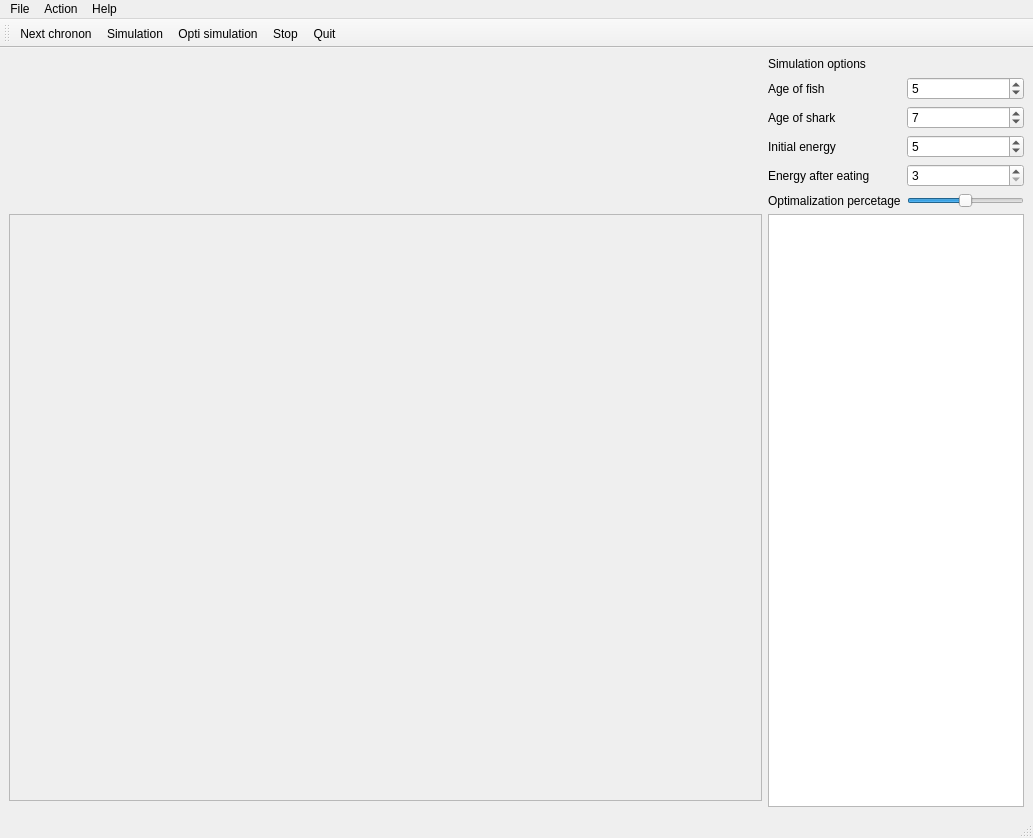
<?xml version="1.0" encoding="UTF-8"?>
<ui version="4.0">
 <class>MainWindow</class>
 <widget class="QMainWindow" name="MainWindow">
  <property name="geometry">
   <rect>
    <x>0</x>
    <y>0</y>
    <width>1033</width>
    <height>838</height>
   </rect>
  </property>
  <property name="windowTitle">
   <string>WaTor Simulations</string>
  </property>
  <widget class="QWidget" name="centralwidget">
   <layout class="QGridLayout" name="gridLayout">
    <item row="4" column="2">
     <widget class="QLabel" name="age_fish">
      <property name="text">
       <string>Age of fish</string>
      </property>
      <property name="buddy">
       <cstring>age_fishBox</cstring>
      </property>
     </widget>
    </item>
    <item row="6" column="3">
     <widget class="QSpinBox" name="energy_initialBox">
      <property name="minimum">
       <number>3</number>
      </property>
      <property name="value">
       <number>5</number>
      </property>
     </widget>
    </item>
    <item row="5" column="2">
     <widget class="QLabel" name="age_shark">
      <property name="text">
       <string>Age of shark</string>
      </property>
      <property name="buddy">
       <cstring>age_sharkBox</cstring>
      </property>
     </widget>
    </item>
    <item row="7" column="3">
     <widget class="QSpinBox" name="energy_eatBox">
      <property name="minimum">
       <number>3</number>
      </property>
     </widget>
    </item>
    <item row="8" column="2">
     <widget class="QLabel" name="opti">
      <property name="text">
       <string>Optimalization percetage</string>
      </property>
     </widget>
    </item>
    <item row="5" column="3">
     <widget class="QSpinBox" name="age_sharkBox">
      <property name="minimum">
       <number>2</number>
      </property>
      <property name="value">
       <number>7</number>
      </property>
     </widget>
    </item>
    <item row="7" column="2">
     <widget class="QLabel" name="energy_eat">
      <property name="text">
       <string>Energy after eating</string>
      </property>
      <property name="buddy">
       <cstring>energy_eatBox</cstring>
      </property>
     </widget>
    </item>
    <item row="6" column="2">
     <widget class="QLabel" name="energy_initial">
      <property name="text">
       <string>Initial energy </string>
      </property>
      <property name="buddy">
       <cstring>energy_initialBox</cstring>
      </property>
     </widget>
    </item>
    <item row="9" column="2" rowspan="2" colspan="2">
     <widget class="QListWidget" name="palette">
      <property name="sizePolicy">
       <sizepolicy hsizetype="Preferred" vsizetype="Expanding">
        <horstretch>0</horstretch>
        <verstretch>0</verstretch>
       </sizepolicy>
      </property>
     </widget>
    </item>
    <item row="8" column="3">
     <widget class="QSlider" name="opti_slider">
      <property name="sizePolicy">
       <sizepolicy hsizetype="Preferred" vsizetype="Preferred">
        <horstretch>0</horstretch>
        <verstretch>0</verstretch>
       </sizepolicy>
      </property>
      <property name="minimum">
       <number>1</number>
      </property>
      <property name="value">
       <number>50</number>
      </property>
      <property name="orientation">
       <enum>Qt::Horizontal</enum>
      </property>
     </widget>
    </item>
    <item row="4" column="3">
     <widget class="QSpinBox" name="age_fishBox">
      <property name="minimum">
       <number>2</number>
      </property>
      <property name="value">
       <number>5</number>
      </property>
     </widget>
    </item>
    <item row="3" column="2">
     <widget class="QLabel" name="title1">
      <property name="text">
       <string>Simulation options</string>
      </property>
     </widget>
    </item>
    <item row="9" column="0">
     <widget class="QScrollArea" name="scrollArea">
      <property name="sizePolicy">
       <sizepolicy hsizetype="Expanding" vsizetype="Expanding">
        <horstretch>0</horstretch>
        <verstretch>0</verstretch>
       </sizepolicy>
      </property>
      <property name="widgetResizable">
       <bool>true</bool>
      </property>
      <widget class="QWidget" name="scrollAreaWidgetContents">
       <property name="geometry">
        <rect>
         <x>0</x>
         <y>0</y>
         <width>749</width>
         <height>602</height>
        </rect>
       </property>
      </widget>
     </widget>
    </item>
    <item row="3" column="0" rowspan="6">
     <layout class="QHBoxLayout" name="plotLayout"/>
    </item>
   </layout>
  </widget>
  <widget class="QMenuBar" name="menubar">
   <property name="geometry">
    <rect>
     <x>0</x>
     <y>0</y>
     <width>1033</width>
     <height>19</height>
    </rect>
   </property>
   <widget class="QMenu" name="menuFile">
    <property name="title">
     <string>File</string>
    </property>
    <addaction name="actionNew"/>
    <addaction name="actionOpen"/>
    <addaction name="actionSave"/>
    <addaction name="actionQuit"/>
   </widget>
   <widget class="QMenu" name="menuAction">
    <property name="title">
     <string>Action</string>
    </property>
    <addaction name="actionNext_chronon"/>
    <addaction name="actionSim"/>
    <addaction name="actionOpti_sim"/>
    <addaction name="separator"/>
    <addaction name="actionStop"/>
   </widget>
   <widget class="QMenu" name="menuHelp">
    <property name="title">
     <string>Help</string>
    </property>
    <addaction name="actionAbout"/>
   </widget>
   <addaction name="menuFile"/>
   <addaction name="menuAction"/>
   <addaction name="menuHelp"/>
  </widget>
  <widget class="QStatusBar" name="statusbar"/>
  <widget class="QToolBar" name="toolBar">
   <property name="windowTitle">
    <string>toolBar</string>
   </property>
   <attribute name="toolBarArea">
    <enum>TopToolBarArea</enum>
   </attribute>
   <attribute name="toolBarBreak">
    <bool>false</bool>
   </attribute>
   <addaction name="actionNext_chronon"/>
   <addaction name="actionSim"/>
   <addaction name="actionOpti_sim"/>
   <addaction name="actionStop"/>
   <addaction name="actionQuit"/>
  </widget>
  <action name="actionNew">
   <property name="text">
    <string>New</string>
   </property>
  </action>
  <action name="actionOpen">
   <property name="text">
    <string>Open</string>
   </property>
  </action>
  <action name="actionSave">
   <property name="text">
    <string>Save</string>
   </property>
  </action>
  <action name="actionQuit">
   <property name="text">
    <string>Quit</string>
   </property>
  </action>
  <action name="actionAbout">
   <property name="text">
    <string>About</string>
   </property>
  </action>
  <action name="actionNext_chronon">
   <property name="text">
    <string>Next chronon</string>
   </property>
  </action>
  <action name="actionSim">
   <property name="text">
    <string>Simulation</string>
   </property>
  </action>
  <action name="actionOpti_sim">
   <property name="text">
    <string>Opti simulation</string>
   </property>
  </action>
  <action name="actionStop">
   <property name="text">
    <string>Stop</string>
   </property>
  </action>
 </widget>
 <tabstops>
  <tabstop>age_fishBox</tabstop>
  <tabstop>age_sharkBox</tabstop>
  <tabstop>energy_initialBox</tabstop>
  <tabstop>energy_eatBox</tabstop>
  <tabstop>palette</tabstop>
 </tabstops>
 <resources/>
 <connections>
  <connection>
   <sender>actionQuit</sender>
   <signal>triggered()</signal>
   <receiver>MainWindow</receiver>
   <slot>close()</slot>
   <hints>
    <hint type="sourcelabel">
     <x>-1</x>
     <y>-1</y>
    </hint>
    <hint type="destinationlabel">
     <x>516</x>
     <y>418</y>
    </hint>
   </hints>
  </connection>
 </connections>
</ui>
